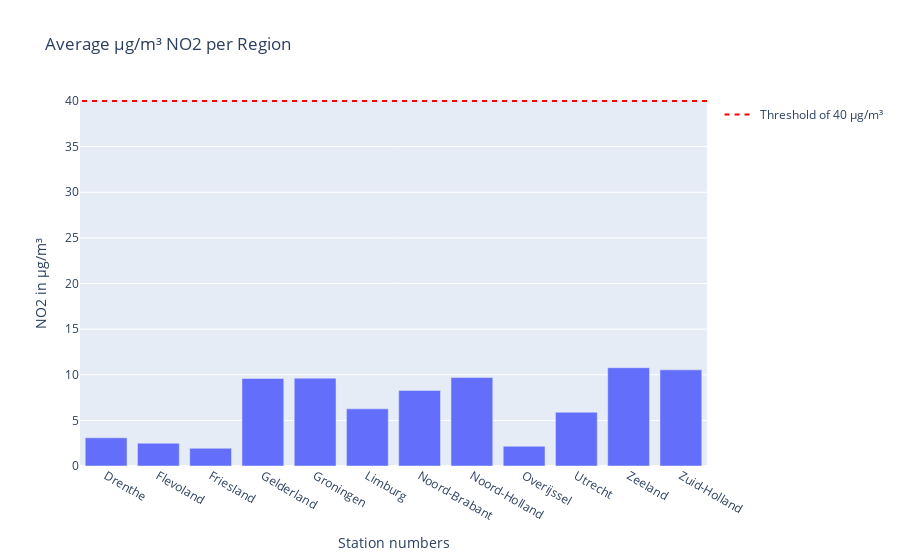
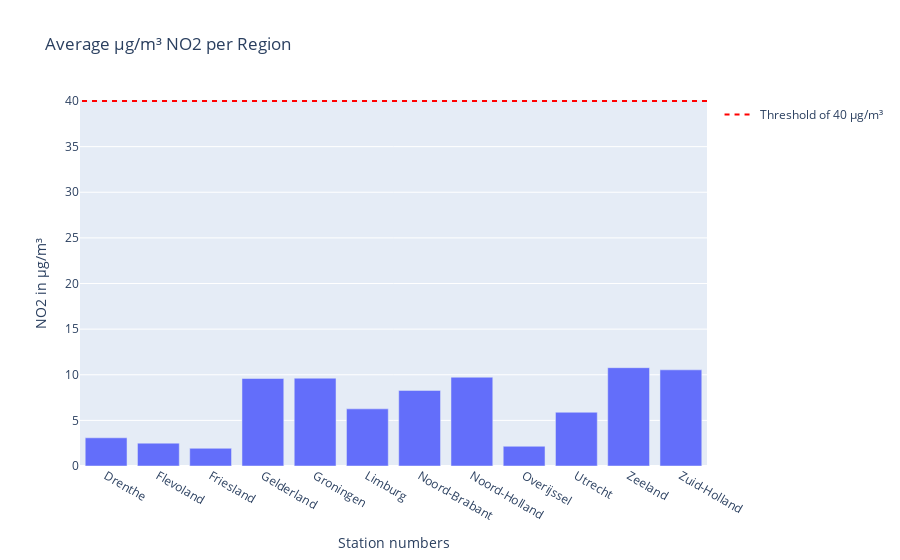

These figures' notebook cell, in order:
### Markdown cell above
This data contains no NaN values, therefore we do not need to consider how to impute such data

### Code cell
import plotly.express as px
import plotly.graph_objects as go

pv = ['Groningen', 'Friesland', 'Drenthe', 'Overijssel', 'Gelderland', 'Flevoland',
      'Utrecht', 'Noord-Holland', 'Zuid-Holland', 'Noord-Brabant', 'Limburg', 'Zeeland' ]

pv_mean = meanprovince[meanprovince['RegioS'].isin(pv)]
bar = px.bar(meanprovince, x='RegioS' , y= dfposts_NO2.groupby('RegioS')['value'].mean(), title='Average µg/m³ NO2 per Region')
bar.update_layout(yaxis_title='NO2 in µg/m³', xaxis_title= "Station numbers", barmode='group') 
bar.add_shape(
    legendrank=1,
    showlegend=True,
    type="line",
    xref="paper",
    line=dict(dash="5px", color='red'),
    x0=1,
    x1=0,
    y0=40,
    y1=40,
    name='Threshold of 40 µg/m³'
)

bar.show()


pv_mean_clean = meanprovince_clean[meanprovince_clean['RegioS'].isin(pv)]
bar_cleanno2 = px.bar(meanprovince_clean, x='RegioS' , y= dfposts_NO2_clean.groupby('RegioS')['value'].mean(), title='Average µg/m³ NO2 per Region')
bar_cleanno2.update_layout(yaxis_title='NO2 in µg/m³', xaxis_title= "Station numbers", barmode='group') 
bar_cleanno2.add_shape(
    legendrank=1,
    showlegend=True,
    type="line",
    xref="paper",
    line=dict(dash="5px", color='red'),
    x0=1,
    x1=0,
    y0=40,
    y1=40,
    name='Threshold of 40 µg/m³'
)

bar_cleanno2.show()

### Figure 1 — Plotly figure (JSON) as saved in the notebook; plotly's stock layout.template omitted (floating-point values rounded to 4 significant figures)
{"data": [{"alignmentgroup": "True", "hovertemplate": "RegioS=%{x}<br>y=%{y}<extra></extra>", "legendgroup": "", "marker": {"color": "#636efa", "pattern": {"shape": ""}}, "name": "", "offsetgroup": "", "orientation": "v", "showlegend": false, "textposition": "auto", "type": "bar", "x": ["Drenthe", "Flevoland", "Friesland", "Gelderland", "Groningen", "Limburg", "Noord-Brabant", "Noord-Holland", "Overijssel", "Utrecht", "Zeeland", "Zuid-Holland"], "xaxis": "x", "y": [3.09, 2.504, 1.938, 9.589, 9.622, 6.261, 8.283, 9.693, 2.163, 5.892, 10.77, 10.54], "yaxis": "y"}], "layout": {"barmode": "group", "legend": {"tracegroupgap": 0}, "shapes": [{"legendrank": 1, "line": {"color": "red", "dash": "5px"}, "name": "Threshold of 40 µg/m³", "showlegend": true, "type": "line", "x0": 1, "x1": 0, "xref": "paper", "y0": 40, "y1": 40}], "title": {"text": "Average µg/m³ NO2 per Region"}, "xaxis": {"anchor": "y", "domain": [0, 1], "title": {"text": "Station numbers"}}, "yaxis": {"anchor": "x", "domain": [0, 1], "title": {"text": "NO2 in µg/m³"}}}}

### Figure 2 — Plotly figure (JSON) as saved in the notebook; plotly's stock layout.template omitted (floating-point values rounded to 4 significant figures)
{"data": [{"alignmentgroup": "True", "hovertemplate": "RegioS=%{x}<br>y=%{y}<extra></extra>", "legendgroup": "", "marker": {"color": "#636efa", "pattern": {"shape": ""}}, "name": "", "offsetgroup": "", "orientation": "v", "showlegend": false, "textposition": "auto", "type": "bar", "x": ["Drenthe", "Flevoland", "Friesland", "Gelderland", "Groningen", "Limburg", "Noord-Brabant", "Noord-Holland", "Overijssel", "Utrecht", "Zeeland", "Zuid-Holland"], "xaxis": "x", "y": [3.09, 2.504, 1.938, 9.589, 9.622, 6.261, 8.283, 9.73, 2.163, 5.892, 10.77, 10.54], "yaxis": "y"}], "layout": {"barmode": "group", "legend": {"tracegroupgap": 0}, "shapes": [{"legendrank": 1, "line": {"color": "red", "dash": "5px"}, "name": "Threshold of 40 µg/m³", "showlegend": true, "type": "line", "x0": 1, "x1": 0, "xref": "paper", "y0": 40, "y1": 40}], "title": {"text": "Average µg/m³ NO2 per Region"}, "xaxis": {"anchor": "y", "domain": [0, 1], "title": {"text": "Station numbers"}}, "yaxis": {"anchor": "x", "domain": [0, 1], "title": {"text": "NO2 in µg/m³"}}}}
